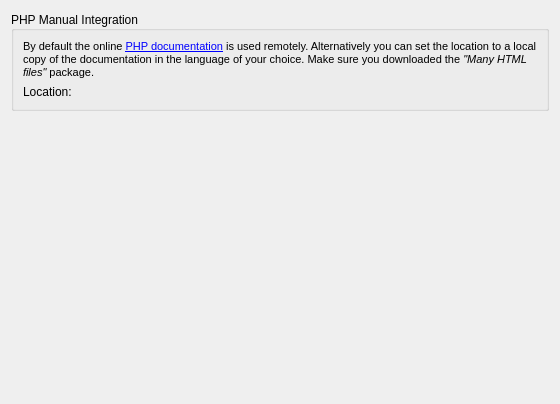
<?xml version="1.0" encoding="UTF-8"?>
<ui version="4.0">
 <class>PhpDocsConfigUI</class>
 <widget class="QWidget" name="PhpDocsConfigUI">
  <property name="geometry">
   <rect>
    <x>0</x>
    <y>0</y>
    <width>560</width>
    <height>404</height>
   </rect>
  </property>
  <property name="locale">
   <locale language="English" country="UnitedStates"/>
  </property>
  <layout class="QVBoxLayout" name="verticalLayout_2">
   <item>
    <widget class="QGroupBox" name="PhpDoc">
     <property name="title">
      <string>PHP Manual Integration</string>
     </property>
     <property name="alignment">
      <set>Qt::AlignLeading|Qt::AlignLeft|Qt::AlignVCenter</set>
     </property>
     <layout class="QVBoxLayout" name="verticalLayout">
      <item>
       <widget class="QLabel" name="PhpDocNote">
        <property name="locale">
         <locale language="English" country="UnitedStates"/>
        </property>
        <property name="text">
         <string>&lt;!DOCTYPE HTML PUBLIC &quot;-//W3C//DTD HTML 4.0//EN&quot; &quot;http://www.w3.org/TR/REC-html40/strict.dtd&quot;&gt;
&lt;html&gt;&lt;head&gt;&lt;meta name=&quot;qrichtext&quot; content=&quot;1&quot; /&gt;&lt;style type=&quot;text/css&quot;&gt;
p, li { white-space: pre-wrap; }
&lt;/style&gt;&lt;/head&gt;&lt;body style=&quot; font-family:'DejaVu Sans'; font-size:8pt; font-weight:400; font-style:normal;&quot;&gt;
&lt;p style=&quot; margin-top:0px; margin-bottom:0px; margin-left:0px; margin-right:0px; -qt-block-indent:0; text-indent:0px;&quot;&gt;By default the online &lt;a href=&quot;https://php.net&quot;&gt;&lt;span style=&quot; text-decoration: underline; color:#0000ff;&quot;&gt;PHP documentation&lt;/span&gt;&lt;/a&gt; is used remotely. Alternatively you can set the location to a local copy of the documentation in the language of your choice. Make sure you downloaded the &lt;span style=&quot; font-style:italic;&quot;&gt;&quot;Many HTML files&quot;&lt;/span&gt; package.&lt;/p&gt;&lt;/body&gt;&lt;/html&gt;</string>
        </property>
        <property name="scaledContents">
         <bool>false</bool>
        </property>
        <property name="wordWrap">
         <bool>true</bool>
        </property>
        <property name="openExternalLinks">
         <bool>true</bool>
        </property>
       </widget>
      </item>
      <item>
       <layout class="QFormLayout" name="formLayout">
        <property name="fieldGrowthPolicy">
         <enum>QFormLayout::ExpandingFieldsGrow</enum>
        </property>
        <item row="0" column="0">
         <widget class="QLabel" name="PhpDocLocationLabel">
          <property name="text">
           <string>Location:</string>
          </property>
         </widget>
        </item>
        <item row="0" column="1">
         <widget class="KUrlRequester" name="kcfg_phpDocLocation"/>
        </item>
       </layout>
      </item>
     </layout>
    </widget>
   </item>
   <item>
    <spacer name="verticalSpacer">
     <property name="orientation">
      <enum>Qt::Vertical</enum>
     </property>
     <property name="sizeHint" stdset="0">
      <size>
       <width>20</width>
       <height>40</height>
      </size>
     </property>
    </spacer>
   </item>
  </layout>
 </widget>
 <customwidgets>
  <customwidget>
   <class>KUrlRequester</class>
   <extends>QWidget</extends>
   <header>kurlrequester.h</header>
  </customwidget>
 </customwidgets>
 <resources/>
 <connections/>
</ui>
